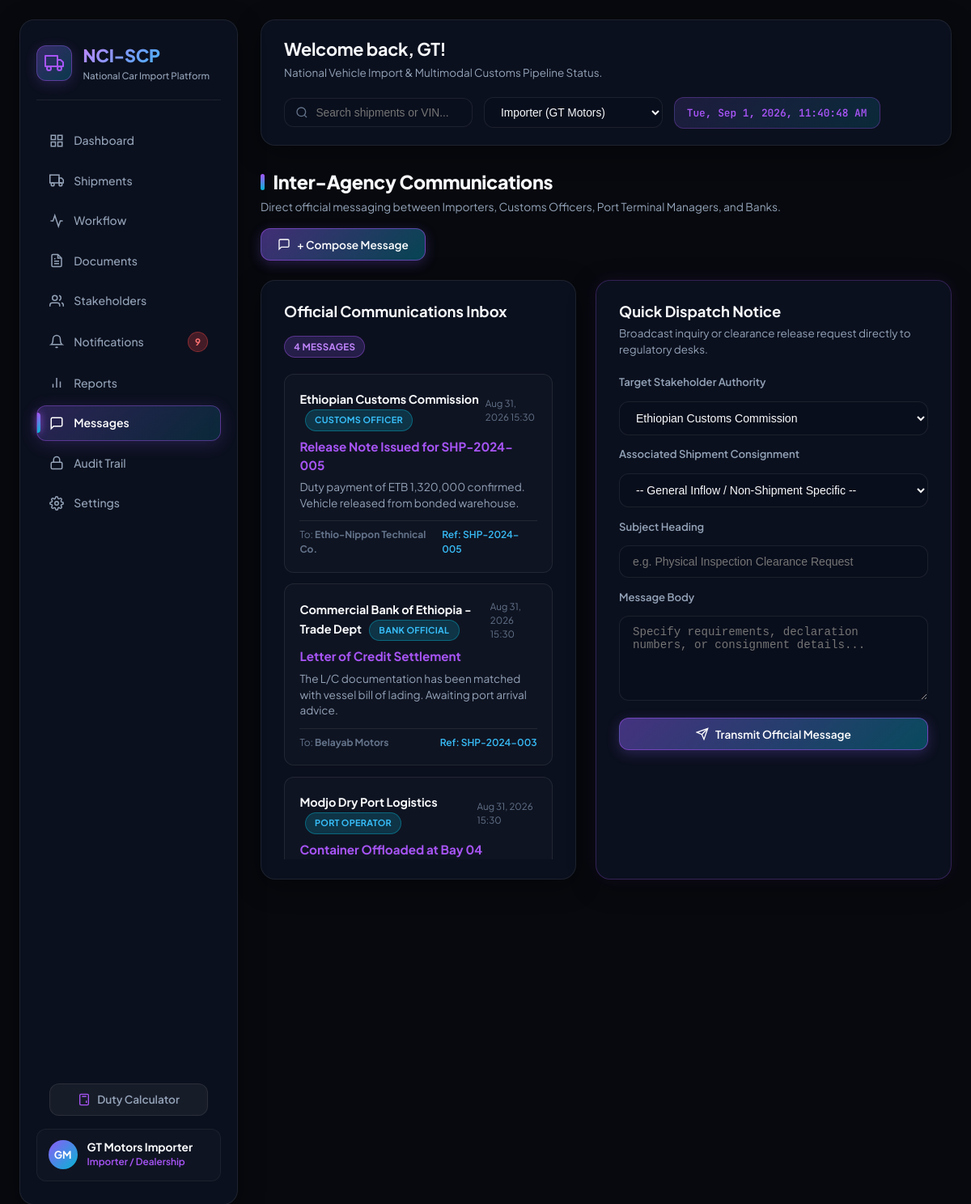
Screenshot of /messages/ with the database file from the repository.
### Front/models.py (models this page shows, shortened)
class Message(models.Model):
    sender = models.CharField(max_length=150)
    sender_role = models.CharField(max_length=100, default='Customs Officer')
    recipient = models.CharField(max_length=150, default='GT Motors Ltd.')
    subject = models.CharField(max_length=250)
    body = models.TextField()
    shipment = models.ForeignKey(Shipment, related_name='messages', on_delete=models.SET_NULL, null=True, blank=True)
    is_read = models.BooleanField(default=False)
    created_at = models.DateTimeField(auto_now_add=True)

class Shipment(models.Model):
    class Status(models.TextChoices):
        BOOKING = 'Booking Confirmed', 'Booking Confirmed'
        IN_TRANSIT = 'In Transit', 'In Transit'
        ARRIVED = 'Arrived at Port', 'Arrived at Port'
        CUSTOMS = 'Customs Clearance', 'Customs Clearance'
        RELEASED = 'Released', 'Released'
        DELIVERED = 'Delivered', 'Delivered'
    shipment_id = models.CharField(max_length=30, unique=True)
    vehicle = models.CharField(max_length=200)
    image = models.CharField(max_length=255, default='/static/images/land_cruiser.png', blank=True)
    vin = models.CharField(max_length=80, unique=True)
    port = models.CharField(max_length=200)
    destination = models.CharField(max_length=200, default='Modjo Dry Port, Ethiopia', blank=True)
    importer_name = models.CharField(max_length=150, default='GT Motors Ltd.', blank=True)
    duty_amount = models.CharField(max_length=60, default='ETB 1,250,000', blank=True)
    status = models.CharField(max_length=40, choices=Status.choices, default=Status.BOOKING)
    eta = models.DateField(blank=True, null=True)
    progress = models.PositiveSmallIntegerField(default=0)
    created_at = models.DateTimeField(auto_now_add=True)
    updated_at = models.DateTimeField(auto_now=True)

### Front/views.py (the view)
# urls.py: path('messages/', views.messages_page, name='messages'),
def messages_page(request):
    ctx = _get_common_context()
    return render(request, 'messages.html', ctx)

### Front/views.py (called while the page is built, shortened)
def _seed_default_data():
    if Shipment.objects.exists():
        return

### templates/messages.html (shortened to what this page needs)
{% extends 'base.html' %}
{% load static %}
{% block content %}
<section id="messages-view" class="view-panel">
  <div class="view-header-flex">
    <div>
      <h2 class="view-title">Inter-Agency Communications</h2>
      <p class="view-subtitle">Direct official messaging between Importers, Customs Officers, Port Terminal Managers, and Banks.</p>
    </div>
    <div class="view-header-actions">
      <button class="primary-btn" onclick="openComposeMessageModal()">
        <svg viewBox="0 0 24 24" width="16" height="16" stroke="currentColor" fill="none" stroke-width="2"><path d="M21 15a2 2 0 0 1-2 2H7l-4 4V5a2 2 0 0 1 2-2h14a2 2 0 0 1 2 2z"></path></svg>
        <span>+ Compose Message</span>
      </button>
    </div>
  </div>
  <div class="dashboard-grid-2col">
    <div class="dashboard-section" style="height: fit-content;">
      <div class="section-heading-flex">
        <h3>Official Communications Inbox</h3>
        <span class="badge badge-primary">{{ messages.count }} Messages</span>
      </div>
      <div id="messagesFeedList" class="messages-feed-container">
        {% for m in messages %}
        <div class="message-card">
          <div class="message-header-flex">
            <div>
              <strong class="message-sender-name">{{ m.sender }}</strong>
              <span class="badge badge-info message-role-pill">{{ m.sender_role }}</span>
            </div>
            <span class="message-timestamp">{{ m.created_at|date:"M d, Y H:i" }}</span>
          </div>
          <h4 class="message-subject-title">{{ m.subject }}</h4>
          <p class="message-body-text">{{ m.body }}</p>
          <div class="message-footer-meta">
            <span style="font-size: 0.75rem; color: var(--text-dim);">To: <strong>{{ m.recipient }}</strong></span>
            {% if m.shipment %}
            <a href="javascript:void(0)" onclick="inspectShipment('{{ m.shipment.shipment_id }}')" class="link-action" style="font-size: 0.75rem;">Ref: {{ m.shipment.shipment_id }}</a>
            {% endif %}
          </div>
        </div>
        {% empty %}
        <div class="track-placeholder-state">
          <p>No messages recorded yet.</p>
        </div>
        {% endfor %}
      </div>
    </div>
    <div class="dashboard-section glass-card-glow">
      <h3>Quick Dispatch Notice</h3>
      <p class="text-subtle" style="margin-bottom: 1.25rem;">Broadcast inquiry or clearance release request directly to regulatory desks.</p>
      <form onsubmit="handleInlineSendMessage(event)" class="inline-msg-form">
        <label for="inlineRecipient">Target Stakeholder Authority</label>
        <select id="inlineRecipient">
          <option value="Ethiopian Customs Commission">Ethiopian Customs Commission</option>
        </select>
        <label for="inlineShipmentSelect">Associated Shipment Consignment</label>
        <select id="inlineShipmentSelect">
          <option value="">-- General Inflow / Non-Shipment Specific --</option>
        </select>
        <label for="inlineSubject">Subject Heading</label>
        <input type="text" id="inlineSubject" placeholder="e.g. Physical Inspection Clearance Request" required>
        <label for="inlineBody">Message Body</label>
        <textarea id="inlineBody" rows="5" placeholder="Specify requirements, declaration numbers, or consignment details..." required></textarea>
        <button type="submit" class="primary-btn" style="margin-top: 0.5rem; width: 100%; justify-content: center;">
          <svg viewBox="0 0 24 24" width="16" height="16" stroke="currentColor" fill="none" stroke-width="2"><line x1="22" y1="2" x2="11" y2="13"></line><polygon points="22 2 15 22 11 13 2 9 22 2"></polygon></svg>
          <span>Transmit Official Message</span>
        </button>
      </form>
    </div>
  </div>
</section>
{% endblock %}

### rows the page displays
Message: sender "Ethiopian Customs Commission", sender_role "CUSTOMS OFFICER", created_at "Aug 31, 2026 15:30", subject "Release Note Issued for SHP-2024-005", body "Duty payment of ETB 1,320,000 confirmed. Vehicle released from bonded warehouse.", recipient "Ethio-Nippon Technical Co.", shipment.shipment_id "SHP-2024-005"
Message: sender "Commercial Bank of Ethiopia - Trade Dept", sender_role "BANK OFFICIAL", created_at "Aug 31, 2026 15:30", subject "Letter of Credit Settlement", body "The L/C documentation has been matched with vessel bill of lading. Awaiting port arrival advice.", recipient "Belayab Motors", shipment.shipment_id "SHP-2024-003"
Message: sender "Modjo Dry Port Logistics", sender_role "PORT OPERATOR", created_at "Aug 31, 2026 15:30", subject "Container Offloaded at Bay 04"

### other values shown
{{ kpi_pending_actions }} "9"
{{ messages.count }} "4"
